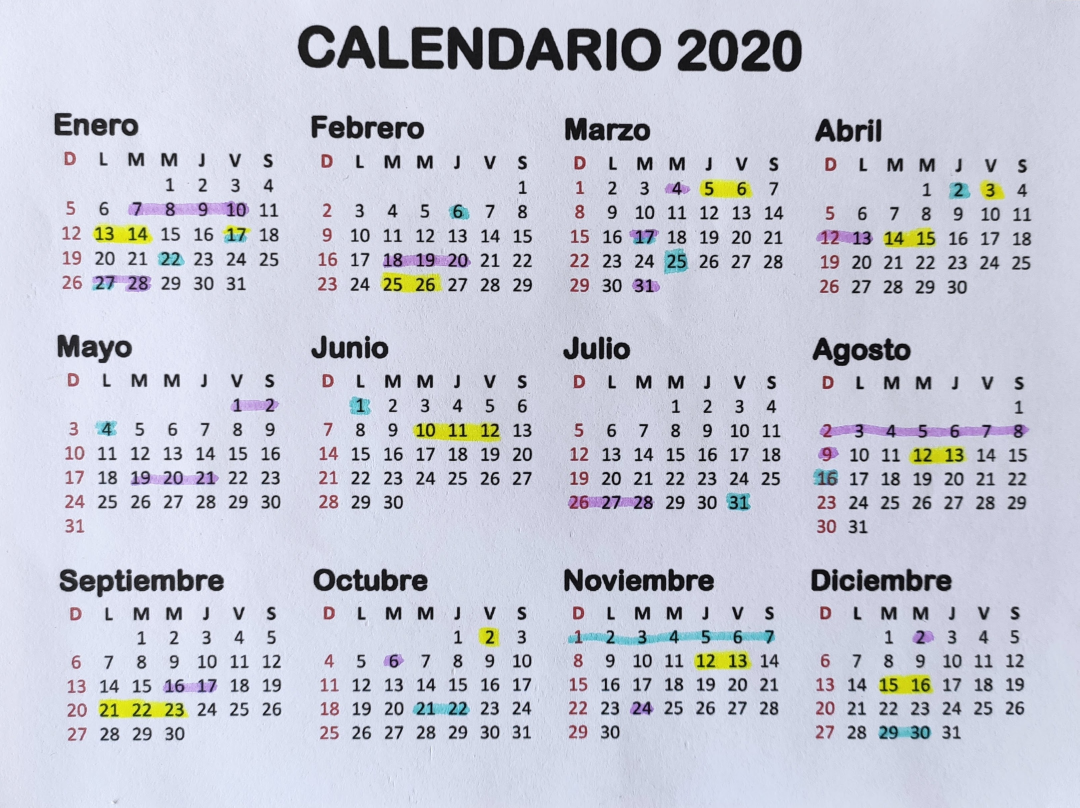
#> input picture calendarios/calendario1.jpg, 3238 x 2423 px (shown at 1/3 size); its folder holds only this picture in this run
$ python -i funciones.py   (imports and definitions only)
#> lines starting #> are read from the running program, lines starting #| are printed output that depends on the picture; after the words box and inside, x2 and y2 are one past the last pixel; in counts of white or black regions, pixels touching at a corner belong together
#> further down, picture is the input picture: shape (2423, 3238, 3); mean B, G, R 214.2, 200.6, 198.1

import numpy as np
import cv2 as cv
from skimage.filters import threshold_yen
from skimage.exposure import rescale_intensity
from Codigo import inicializar
import math
from collections import Counter


# [14 lines left out: functions restaurar, resize, not called in this run]

def nothing(x): pass

# [30 lines left out: functions mostrar_detectados, detectar_bloques, filtro_mediana, filtro_non_local_mean, not called in this run]

def nothing(x): pass

# [9 lines left out: functions filtrar, rotate, not called in this run]

def houghComun(imgOr,bin=1,umbral1=100,umbral2=150,thresh=80):
#> called with bin = 1, umbral1 = 100, umbral2 = 150, thresh = 80
    imgC=np.copy(imgOr)
    if (bin==1):
        imgG= cv.cvtColor(imgC,cv.COLOR_BGR2GRAY)
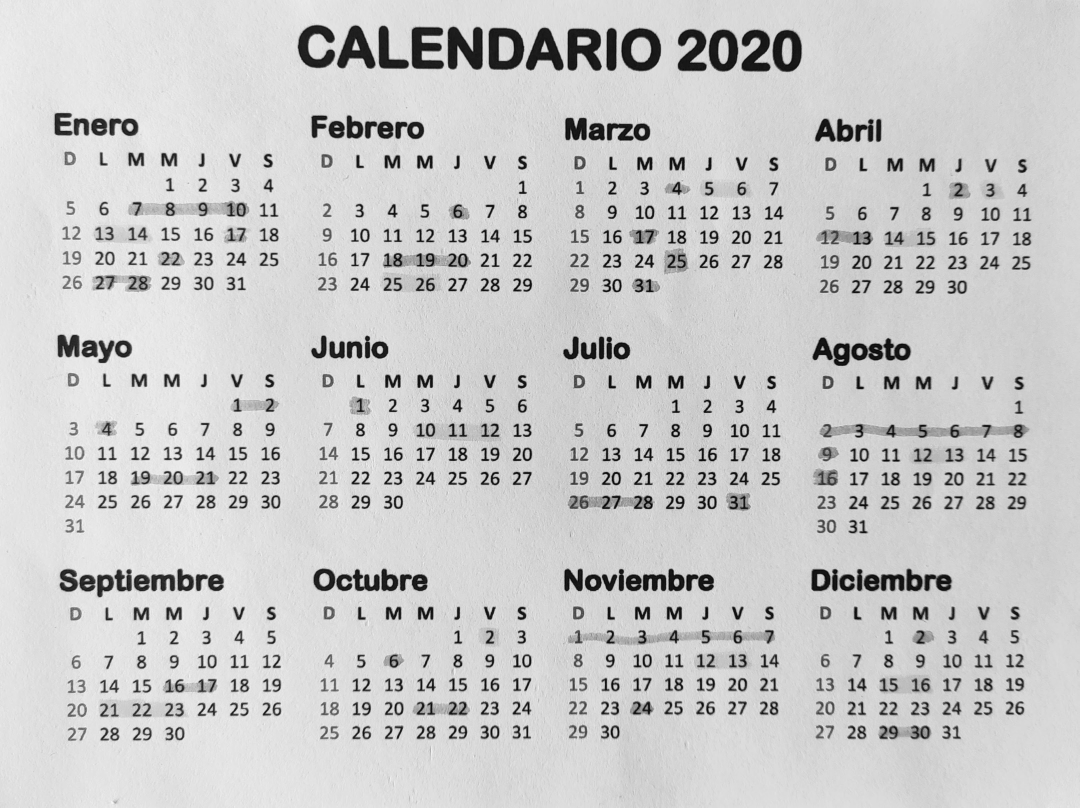
#> imgG: shape (2423, 3238) (shown at 1/3 size); min 0, max 254, mean 201.4
    else:
        imgG=np.copy(imgOr)
    img= imgG[:,:]/255
    H,W=img.shape
#> H = 2423; W = 3238
    aux = img.copy()*0
#> aux: shape (2423, 3238) float64; every value is 0

    #1. Calcular el gradiente de la imagen
    edges= cv.Canny(imgG,umbral1,umbral2)
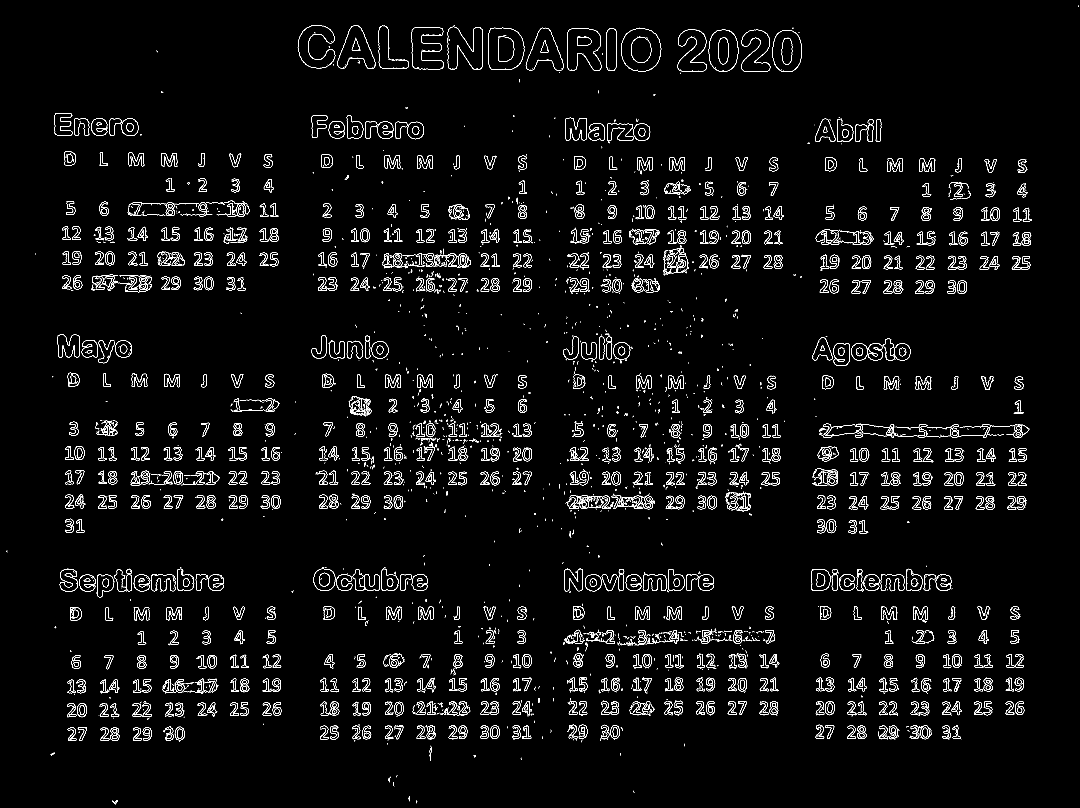
#> edges: shape (2423, 3238) (shown at 1/3 size); 2.4% white in thin lines or dots
    #2. umbralizar el resultado. Hecho en Canny

    #3. HoughLines
    lines= cv.HoughLines(edges,1,np.pi/180,thresh)
    #agregar lineas Hough
    for rho,theta in lines[:,0]:
        a = np.cos(theta)
        b = np.sin(theta)
        x0 = a*rho
        y0 = b*rho
        x1 = int(x0 + 1000*(-b))
        y1 = int(y0 + 1000*(a))
        x2 = int(x0 - 1000*(-b))
        y2 = int(y0 - 1000*(a))

        cv.line(aux,(x1,y1),(x2,y2),255,2)
#> this loop made 36374 passes
#> (rho, theta, a, x0, y0, x1, y1, x2) on passes 1 to 3: (2143, 1.57, -4.37e-08, -9.37e-05, 2143, -1000, 2142, 999), (1772, 1.57, -4.37e-08, -7.75e-05, 1772, -1000, 1771, 999), (2072, 1.57, -4.37e-08, -9.06e-05, 2072, -1000, 2071, 999)
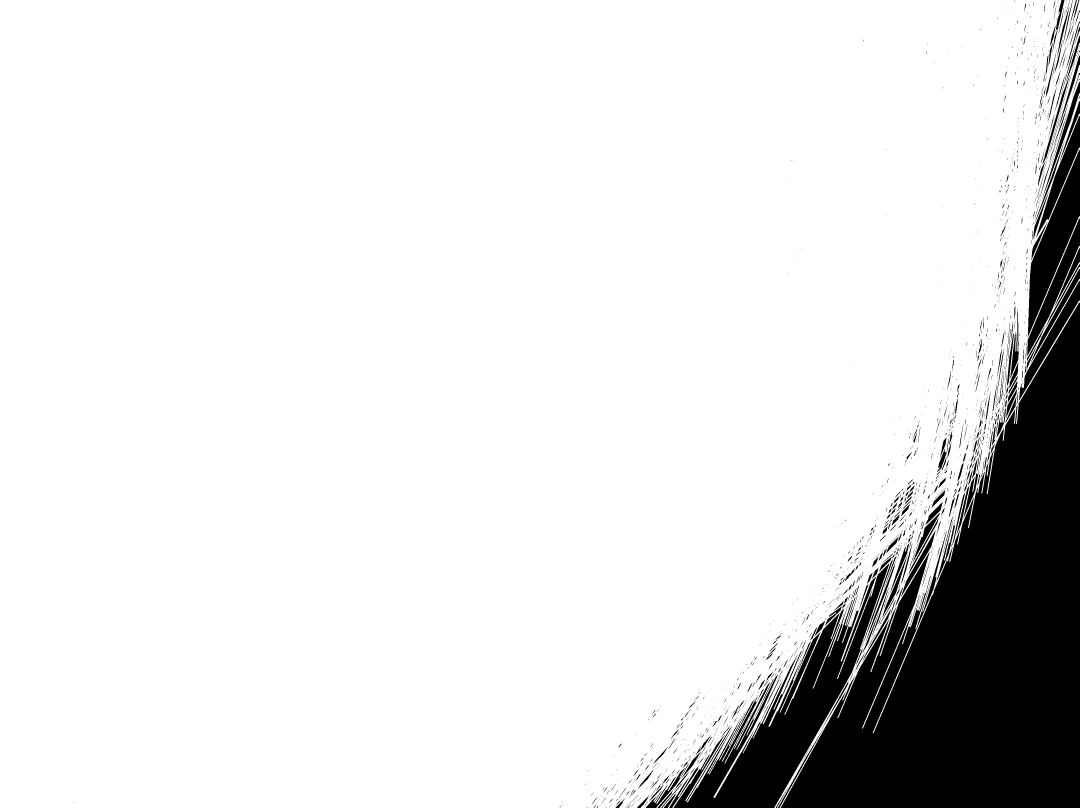
#> aux: shape (2423, 3238) float64 (shown at 1/3 size); 88.2% white; 2747 black regions (2330 under 20 px), largest, box (x1, y1, x2, y2) and area: (2342, 908, 3238, 2423) 662909, (2021, 1689, 2669, 2423) 120853, (3083, 450, 3238, 1012) 29907
    return aux,lines

# [119 lines left out: functions detectarBlur, detectarBrilloMedio, rotarCalendario, recortarCalendario, not called in this run]

>>> import cv2
>>> picture = cv2.imread('calendarios/calendario1.jpg')
>>> result = houghComun(picture)

$ run again, on calendarios/calendario10.jpg
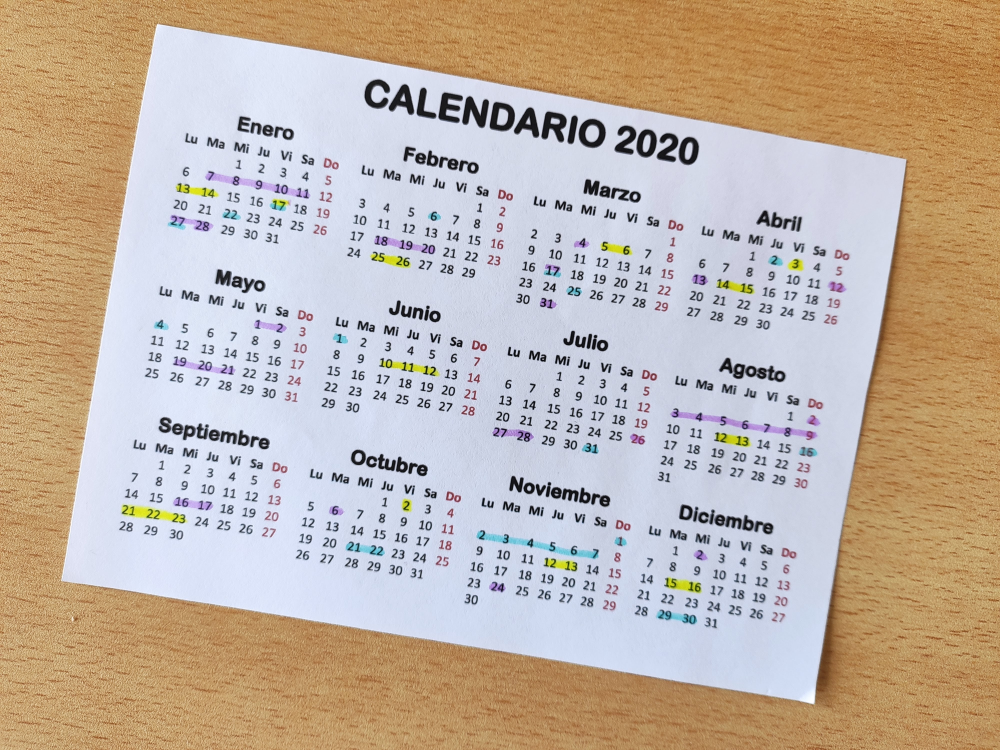
#> input picture calendarios/calendario10.jpg, 4000 x 3000 px (shown at 1/4 size)
#> picture is the input picture: shape (3000, 4000, 3); mean B, G, R 165, 178.2, 193.1
#> in houghComun, `edges= cv.Canny(imgG,umbral1,umbral2)`:
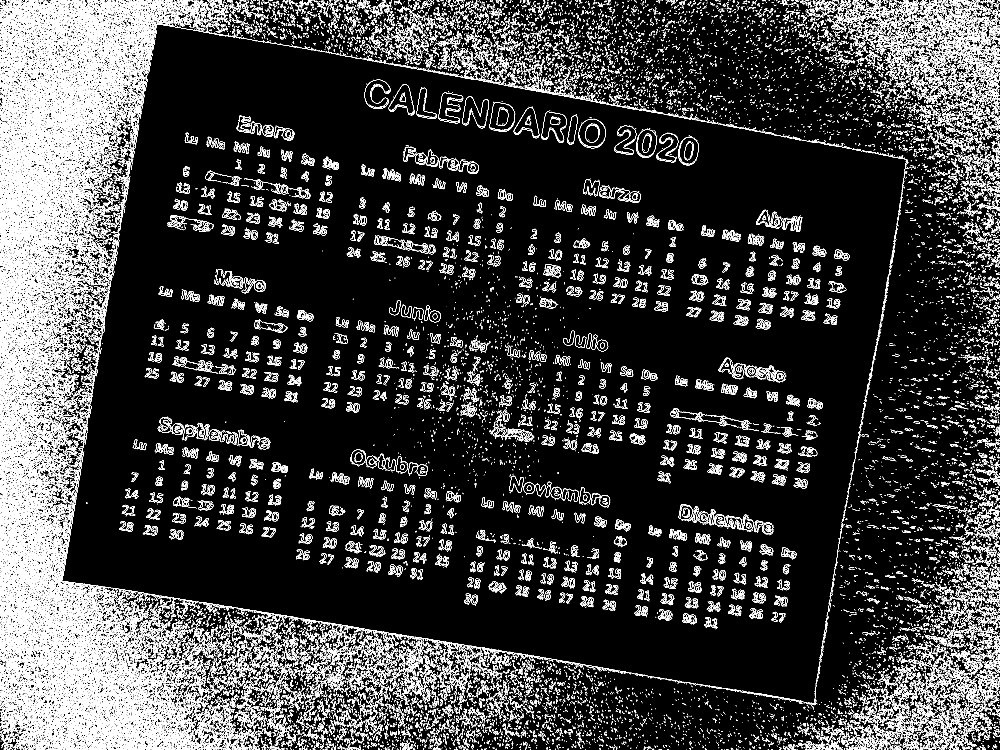
#> edges: shape (3000, 4000) (shown at 1/4 size); 8.7% white in thin lines or dots
#> the loop in houghComun, `for rho,theta in lines[:,0]:` made 108277 passes
#> (rho, theta, a, b, x0, y0, x1, y1) on passes 1 to 3: (1, 0, 1, 0, 1, 0, 1, 1000), (13, 0, 1, 0, 13, 0, 13, 1000), (58, 0.0175, 1, 0.0175, 57.99, 1.01, 40, 1000)
#> after the loop in houghComun, `for rho,theta in lines[:,0]:`:
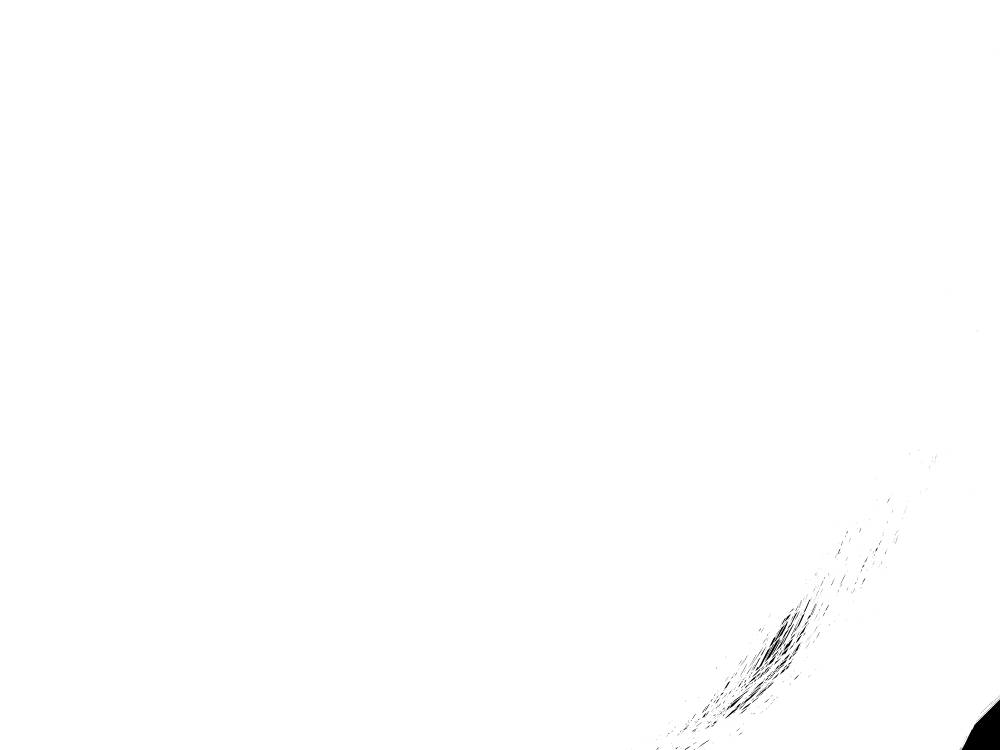
#> aux: shape (3000, 4000) float64 (shown at 1/4 size); 99.7% white; 1077 black regions (912 under 20 px), largest, box (x1, y1, x2, y2) and area: (3846, 2798, 4000, 3000) 18057, (3059, 2550, 3122, 2649) 731, (3021, 2588, 3084, 2685) 623

$ run again, on calendarios/calendario11.jpg
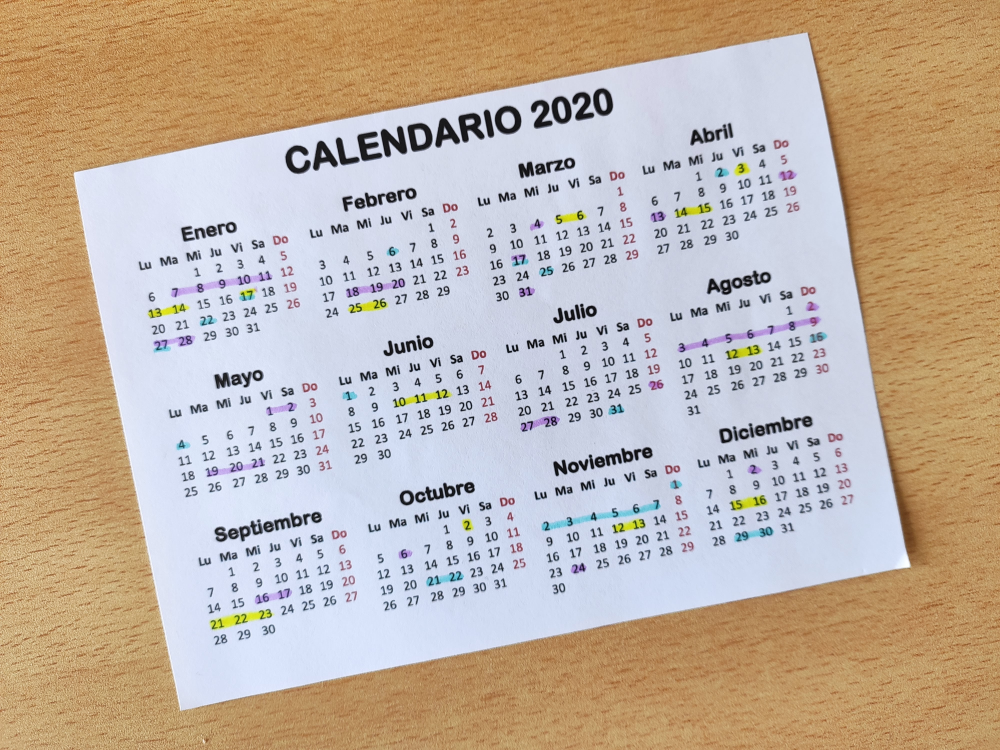
#> input picture calendarios/calendario11.jpg, 4000 x 3000 px (shown at 1/4 size)
#> picture is the input picture: shape (3000, 4000, 3); mean B, G, R 163.6, 177.5, 192.7
#> in houghComun, `edges= cv.Canny(imgG,umbral1,umbral2)`:
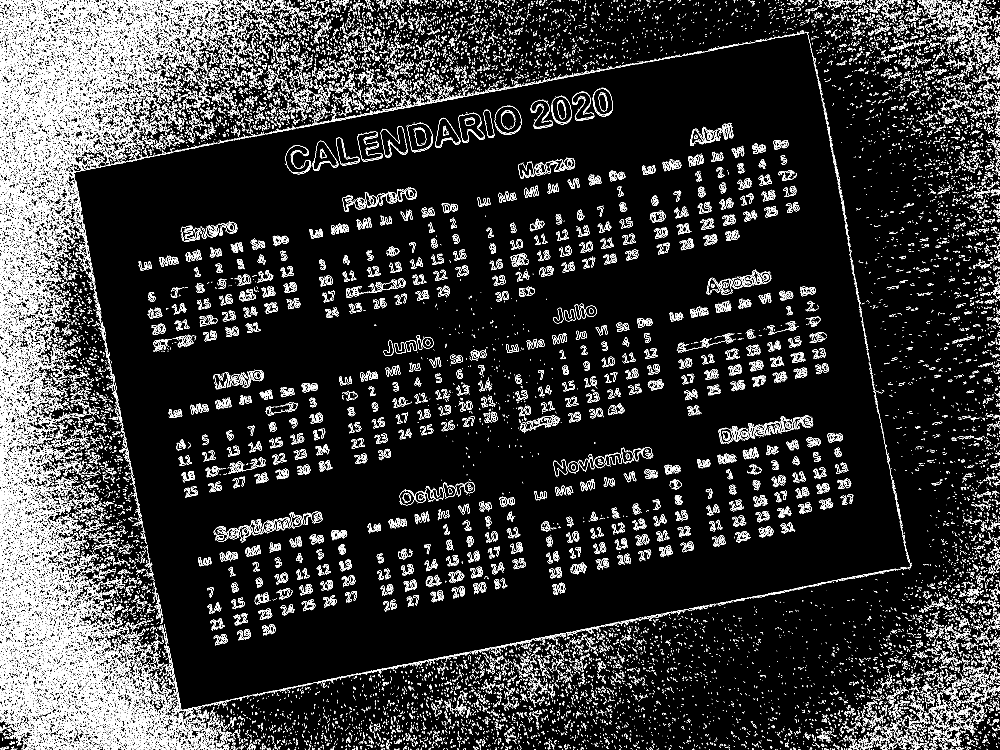
#> edges: shape (3000, 4000) (shown at 1/4 size); 7.1% white in thin lines or dots
#> the loop in houghComun, `for rho,theta in lines[:,0]:` made 103783 passes
#> (rho, theta, a, b, x0, y0, x1, y1) on passes 1 to 3: (2918, 1.38, 0.191, 0.982, 556.8, 2864.4, -424, 3055), (1, 0, 1, 0, 1, 0, 1, 1000), (2921, 1.38, 0.191, 0.982, 557.4, 2867.3, -424, 3058)
#> after the loop in houghComun, `for rho,theta in lines[:,0]:`:
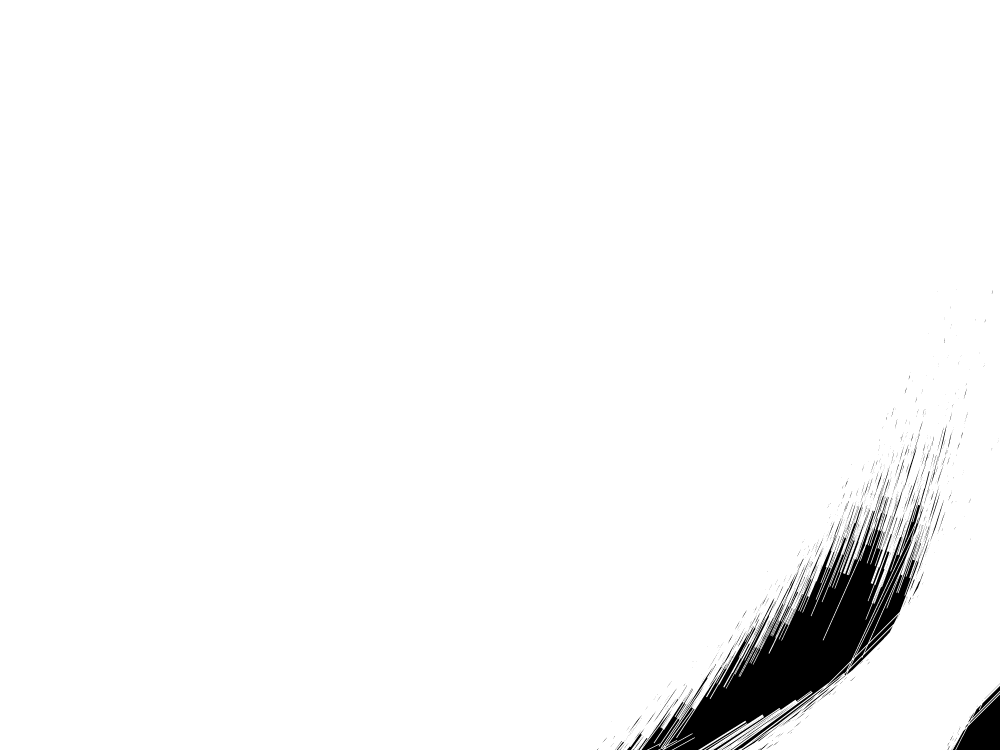
#> aux: shape (3000, 4000) float64 (shown at 1/4 size); 96.9% white; 3275 black regions (3103 under 20 px), largest, box (x1, y1, x2, y2) and area: (2656, 1949, 3682, 3000) 273026, (3824, 2778, 4000, 3000) 22571, (3477, 2110, 3696, 2569) 14976
